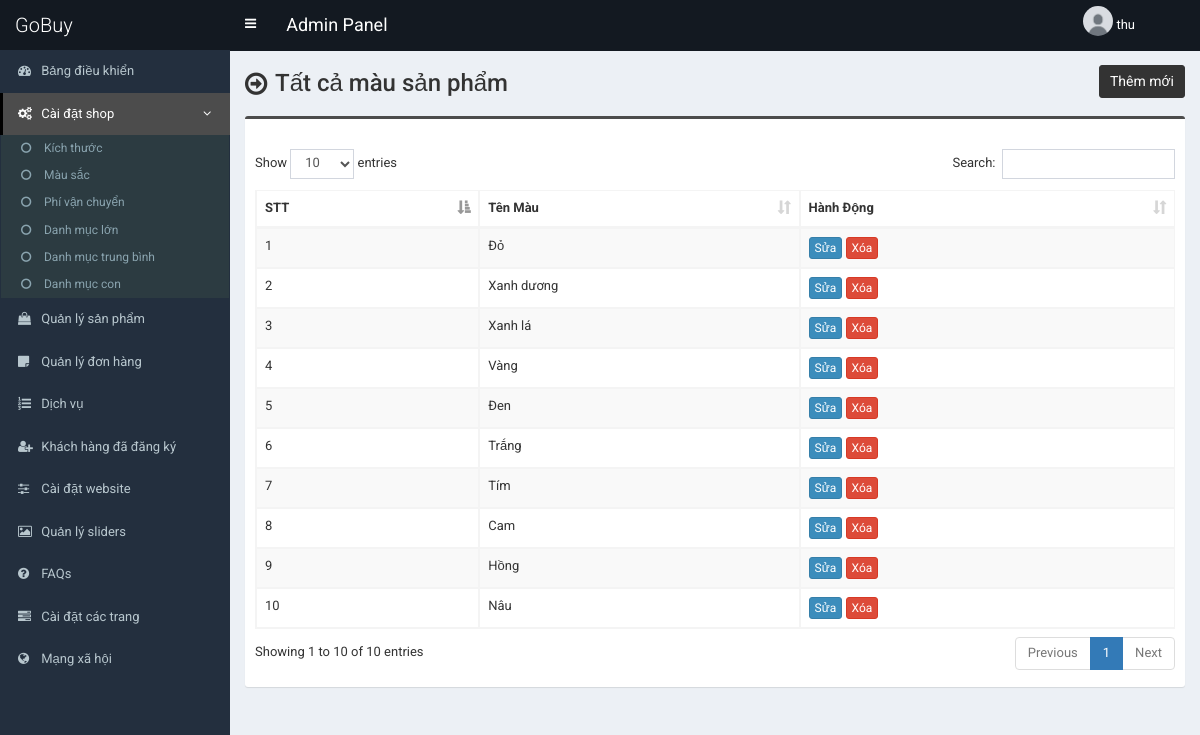
Page /admin/color.php (signed in) on the committed database.
### tables this page shows
CREATE TABLE `table_color` (
  `color_id` int(11) NOT NULL,
  `color_name` text NOT NULL
);

### admin/color.php (the view, shortened to what this page needs)
<?php require_once('header.php'); ?>
<section class="content-header">
    <div class="content-header-left">
        <h1>Tất cả màu sản phẩm</h1>
    </div>
    <div class="content-header-right">
        <a href="color-add.php" class="btn btn-primary btn-sm">Thêm mới</a>
    </div>
</section>
<section class="content">
    <div class="row">
        <div class="col-md-12">
            <div class="box box-info">
                <div class="box-body table-responsive">
                    <table id="example1" class="table table-bordered table-hover table-striped">
                        <thead>
                            <tr>
                                <th>STT</th>
                                <th>Tên Màu</th>
                                <th>Hành Động</th>
                            </tr>
                        </thead>
                        <tbody>
                            <?php
                            $i = 0;
                            $query = $pdo->prepare("SELECT * FROM table_color ORDER BY color_id ASC");
                            $query->execute();
                            $result = $query->fetchAll(PDO::FETCH_ASSOC);
                            foreach ($result as $row) {
                                $i++;
                            ?>
                            <tr>
                                <td><?php echo $i; ?></td>
                                <td><?php echo $row['color_name']; ?></td>
                                <td>
                                    <a href="color-edit.php?id=<?php echo $row['color_id']; ?>"
                                        class="btn btn-primary btn-xs edit-btn">Sửa</a>
                                    <a href="#" class="btn btn-danger btn-xs"
                                        data-href="color-delete.php?id=<?php echo $row['color_id']; ?>"
                                        data-toggle="modal" data-target="#confirm-delete">Xóa</a>
                                </td>
                            </tr>
                            <?php
                            }
                            ?>
                        </tbody>
                    </table>
                </div>
            </div>
</section>
<?php require_once('footer.php'); ?>

### admin/style.css (style rules this page uses)
body { font-size: 13px; font-family: "Roboto", sans-serif; }
.content-header>h1, .content-header .content-header-left h1 { font-family: "Roboto", sans-serif; }
.box-info { padding-top: 20px; }
.content-header { overflow: hidden; }
.content-header .content-header-left { float: left; padding-top: 5px; }
.content-header .content-header-right { float: right; display: flex; }
.content-header .content-header-left h1 { margin-top: 0; margin-bottom: 0; padding-left: 30px; padding-bottom: 5px; font-size: 24px; position: relative; }
.content-header .content-header-left h1:before { position: absolute; top: 0; left: 0; font-family: "FontAwesome", sans-serif; font-size: 26px; content: "\f18e"; }
.content-header .content-header-right a { position: relative; font-size: 14px; }
.box.box-info { border-top-color: #4c4c4c; }
.content-header .content-header-right a { background-color: #333333; border-color: #333333; }

### rows in the picture
table_color: color_name "Đỏ"
table_color: color_name "Xanh dương"
table_color: color_name "Xanh lá"
table_color: color_name "Vàng"
table_color: color_name "Đen"
table_color: color_name "Trắng"
table_color: color_name "Tím"
table_color: color_name "Cam"
table_color: color_name "Hồng"
table_color: color_name "Nâu"

### other values in the picture
$_SESSION['admin']['full_name'] "thu"
